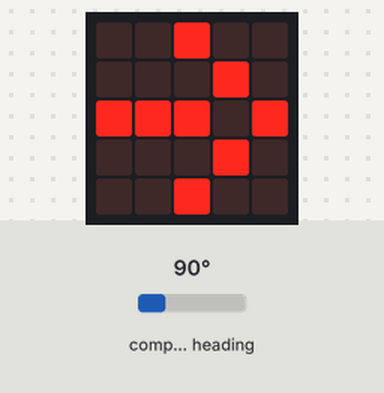
Bench run of a program on a simulated BBC micro:bit (MakeCode). On the bench: the board's 5×5 LED display. The test bench sets the inputs (shaded band); at power-on: compass heading 90°. The compass is already calibrated.

Above: at 1.2 s.
1.3 s: compass heading set to 49°
2.8 s: compass heading set to 40°
At 3.5 s:
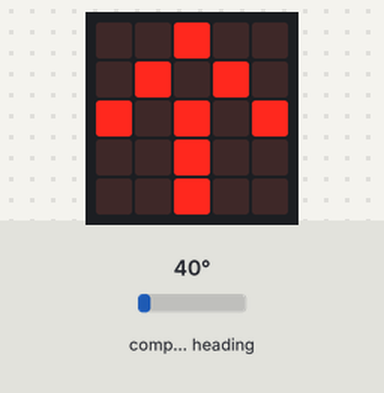
4.4 s: compass heading set to 180°
At 5.3 s:
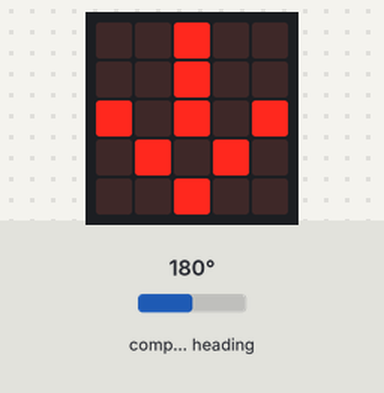
6.1 s: compass heading set to 220°
7.6 s: compass heading set to 231°
At 8.9 s:
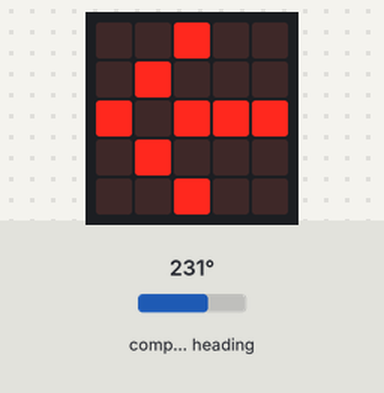
9.4 s: compass heading set to 7°
At 10.6 s:
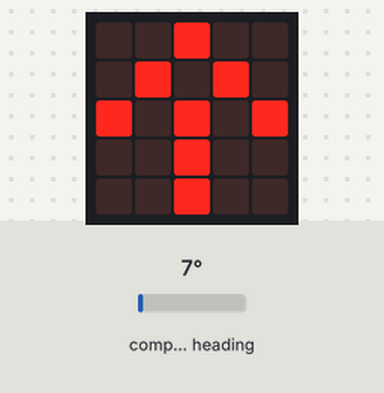
Timing chart, 0 to 12.1 s (numbered marks = the images above; inputs shaded):
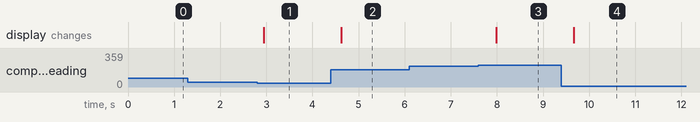

The program:

main.ts
```typescript
let 方位 = 0
input.onPinPressed(TouchPin.P0, function () {

})
basic.forever(function () {
    方位 = input.compassHeading()
    if (方位 < 45) {
        basic.showLeds(`
            . . # . .
            . # . # .
            # . # . #
            . . # . .
            . . # . .
            `)
    } else if (方位 < 135) {
        basic.showLeds(`
            . . # . .
            . . . # .
            # # # . #
            . . . # .
            . . # . .
            `)
    } else if (方位 < 225) {
        basic.showLeds(`
            . . # . .
            . . # . .
            # . # . #
            . # . # .
            . . # . .
            `)
    } else if (方位 < 315) {
        basic.showLeds(`
            . . # . .
            . # . . .
            # . # # #
            . # . . .
            . . # . .
            `)
    } else {
        basic.showLeds(`
            . . # . .
            . # . # .
            # . # . #
            . . # . .
            . . # . .
            `)
    }
})
```

test.ts
```typescript
// 在這裡測試；當此封包作為擴充功能時，將不會編譯此內容。
```

Measured:
- the behaviour switches between 45 and 44° on compass heading (found by bisection; images 0 and 1)
- the behaviour switches between 224 and 225° on compass heading (found by bisection; images 2 and 3)
- after the input at 1.3 s, every drawn part: stays the same
- after the input at 2.8 s, the display: changes after 0.14 s (image 1)
- after the input at 4.4 s, the display: changes after 0.22 s (image 2)
- after the input at 6.1 s, every drawn part: stays the same
- after the input at 7.6 s, the display: changes after 0.38 s (image 3)
- after the input at 9.4 s, the display: changes after 0.27 s (image 4)
